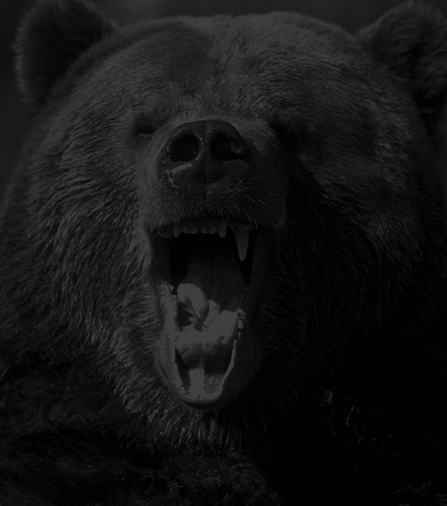
#> input picture images/Chuong3/HistEqual.jpg, 447 x 506 px
$ python -i Chapter3.py   (imports and definitions only)   (older library calls are emulated)
#> lines starting #> are read from the running program, lines starting #| are printed output that depends on the picture
#> further down, picture is the input picture: shape (506, 447, 3); min 0, max 64, mean 19.9
import numpy as np
import cv2

L = 256
# [114 lines left out: functions Negative, NegativeColor, Logarit, Power, PiececwiseLinear, Histogram and 1 more, not called in this run]


def HistEqualColor(imgin):
    img_b = imgin[:,:,0]
    img_g = imgin[:,:,1]
    img_r = imgin[:,:,2]

    img_b = cv2.equalizeHist(img_b)
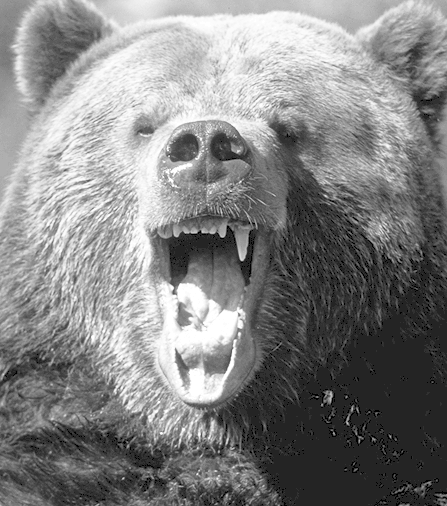
#> img_b: shape (506, 447); min 0, max 255, mean 130.6
    img_g = cv2.equalizeHist(img_g)
    img_r = cv2.equalizeHist(img_r)

    imgout = imgin.copy()
    imgout[:,:,0] = img_b
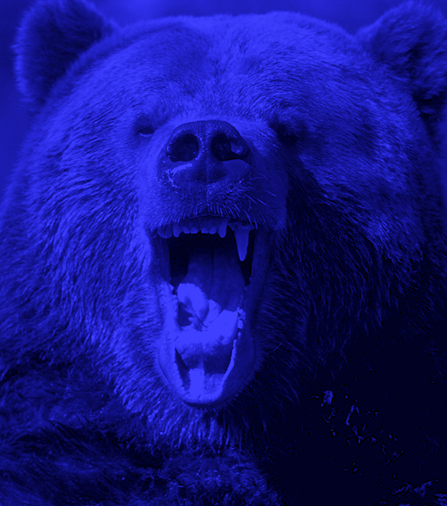
#> imgout: shape (506, 447, 3); mean B, G, R 130.6, 19.9, 19.9
    imgout[:,:,1] = img_g
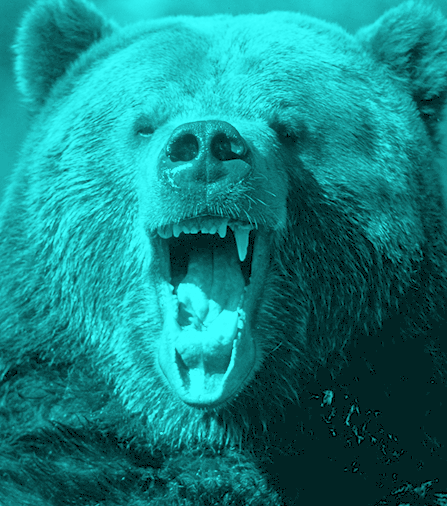
#> imgout: shape (506, 447, 3); mean B, G, R 130.6, 130.6, 19.9
    imgout[:,:,2] = img_r
    return imgout

# [95 lines left out: functions LocalHist, HistStat, SmoothGauss, CreateImpulseNoise, Sharp, not called in this run]

>>> import cv2
>>> picture = cv2.imread('../images/Chuong3/HistEqual.jpg')
>>> result = HistEqualColor(picture)

$ run again, on images/Chuong3/Logarit.tif
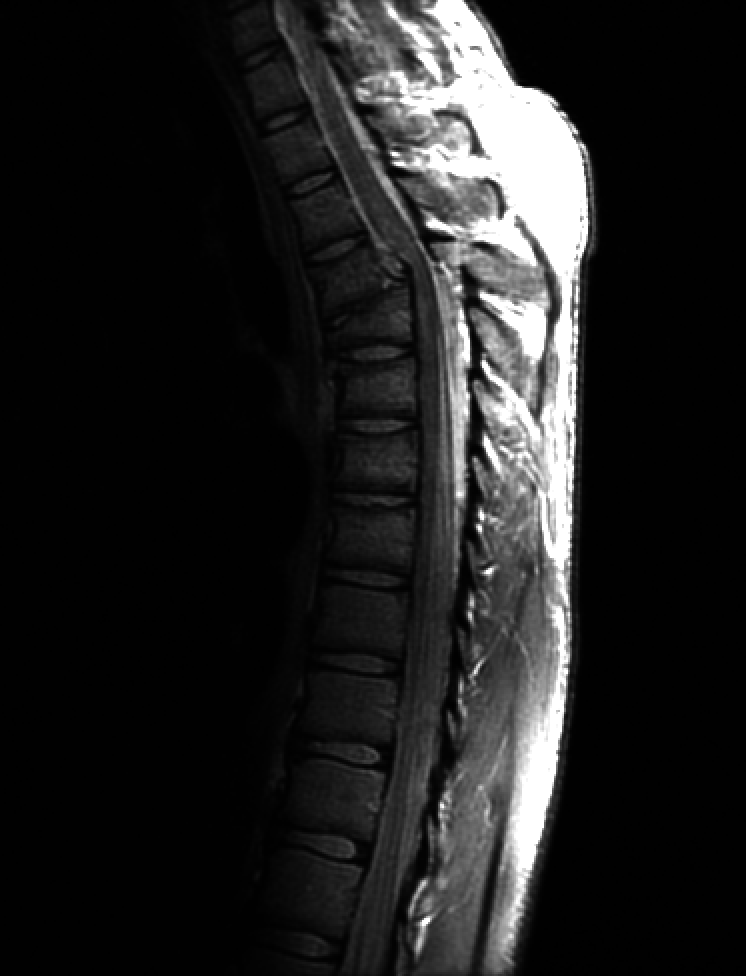
#> input picture images/Chuong3/Logarit.tif, 746 x 976 px
#> picture is the input picture: shape (976, 746, 3); min 0, max 255, mean 32.6
#> in HistEqualColor, `img_b = cv2.equalizeHist(img_b)`:
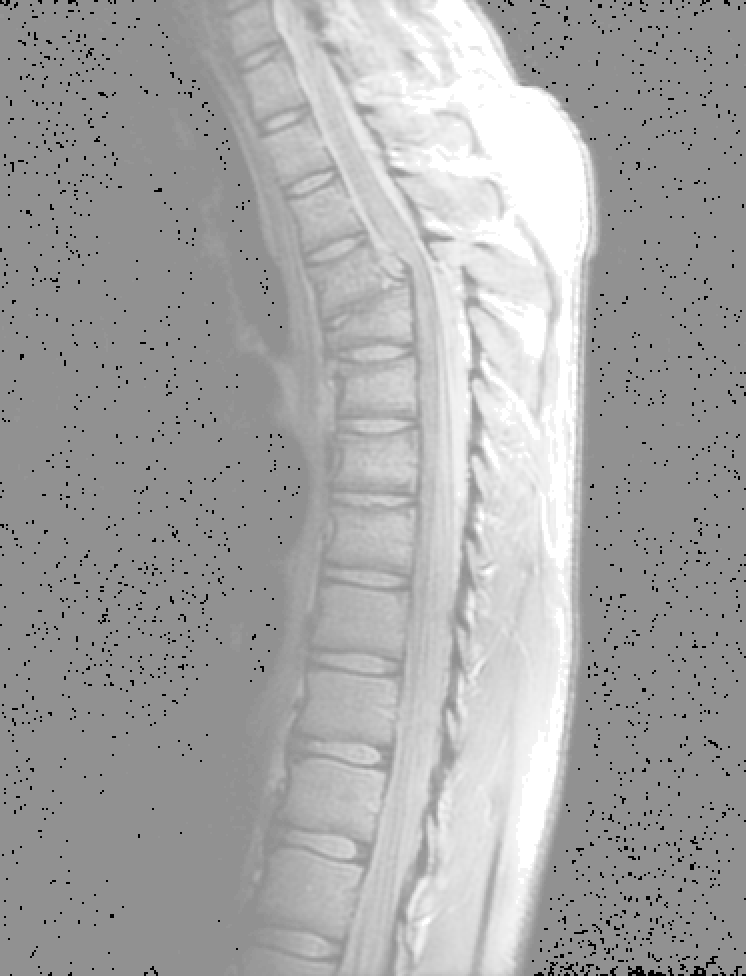
#> img_b: shape (976, 746); min 0, max 255, mean 166.8
#> in HistEqualColor, `imgout[:,:,1] = img_g`:
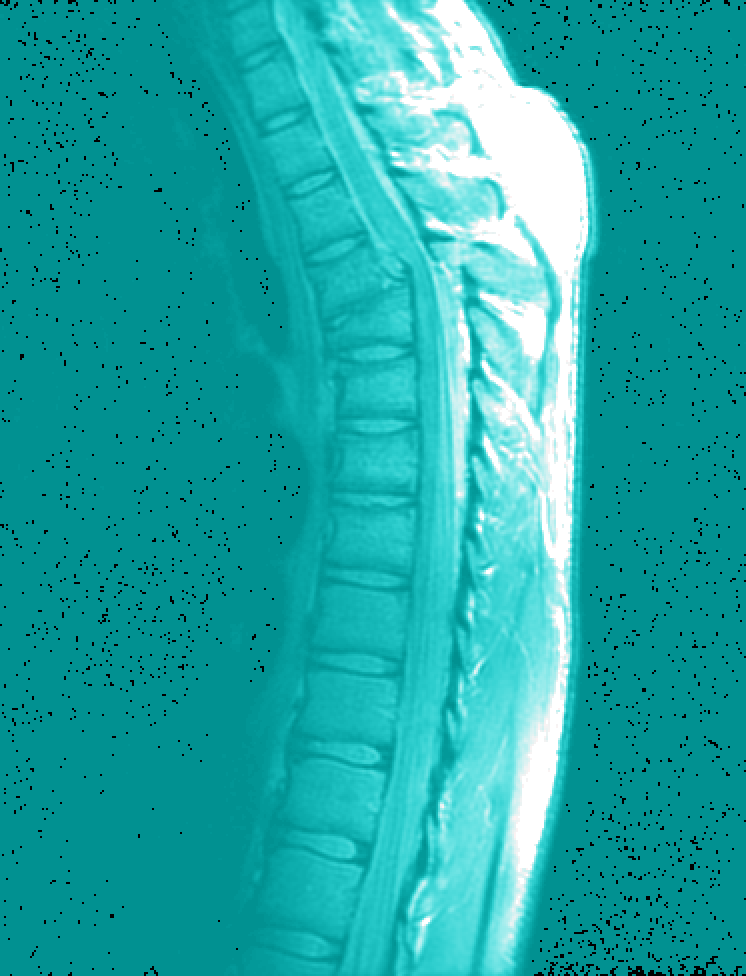
#> imgout: shape (976, 746, 3); mean B, G, R 166.8, 166.8, 32.6
